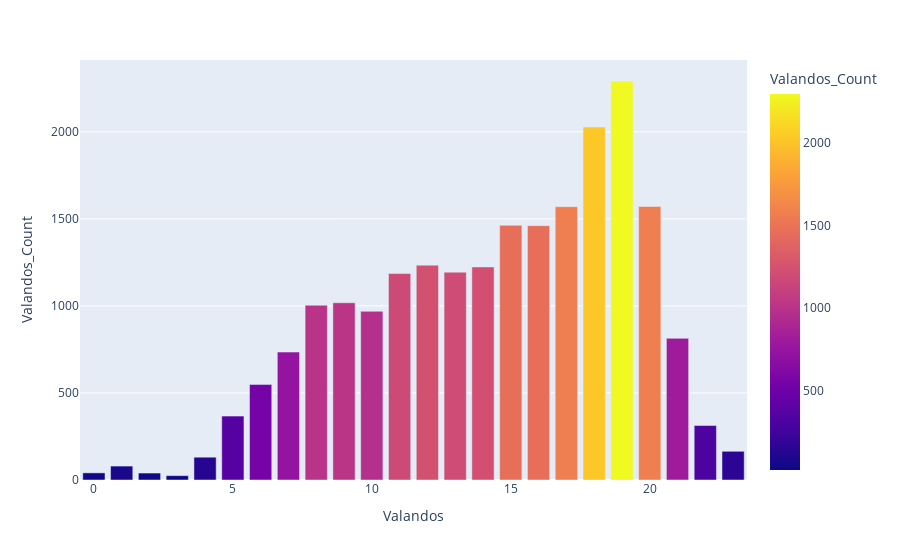

Notebook cell for this chart:
### Code cell
import plotly.express as px
import plotly.graph_objects as go
import plotly.express as px

mano_zinutes['TimeStamp'] = pd.to_datetime(mano_zinutes['TimeStamp'])
mano_zinutes['Valandos'] = mano_zinutes['TimeStamp'].dt.hour




# fig = px.bar(mano_zinutes, x="Metai")

# # Show the plot
# fig.show()
sugrupuoti_metai=mano_zinutes.groupby('Valandos').size().reset_index(name='Valandos_Count')
# grouped = df.groupby('metai')['eklementas'].apply(list).reset_index()


fig = px.bar(sugrupuoti_metai, x="Valandos", y='Valandos_Count', color="Valandos_Count")

# Show the plot
fig.show()
print(sugrupuoti_metai)

### Figure 1 — Plotly figure (JSON) as saved in the notebook; plotly's stock layout.template omitted (floating-point values rounded to 4 significant figures)
{"data": [{"alignmentgroup": "True", "hovertemplate": "Valandos=%{x}<br>Valandos_Count=%{marker.color}<extra></extra>", "legendgroup": "", "marker": {"color": [41, 80, 40, 25, 131, 367, 549, 735, 1004, 1018, 969, 1186, 1234, 1194, 1224, 1463, 1461, 1570, 2028, 2292, 1571, 814, 313, 165], "coloraxis": "coloraxis", "pattern": {"shape": ""}}, "name": "", "offsetgroup": "", "orientation": "v", "showlegend": false, "textposition": "auto", "type": "bar", "x": [0, 1, 2, 3, 4, 5, 6, 7, 8, 9, 10, 11, 12, 13, 14, 15, 16, 17, 18, 19, 20, 21, 22, 23], "xaxis": "x", "y": [41, 80, 40, 25, 131, 367, 549, 735, 1004, 1018, 969, 1186, 1234, 1194, 1224, 1463, 1461, 1570, 2028, 2292, 1571, 814, 313, 165], "yaxis": "y"}], "layout": {"barmode": "relative", "coloraxis": {"colorbar": {"title": {"text": "Valandos_Count"}}, "colorscale": [[0, "#0d0887"], [0.1111, "#46039f"], [0.2222, "#7201a8"], [0.3333, "#9c179e"], [0.4444, "#bd3786"], [0.5556, "#d8576b"], [0.6667, "#ed7953"], [0.7778, "#fb9f3a"], [0.8889, "#fdca26"], [1, "#f0f921"]]}, "legend": {"tracegroupgap": 0}, "margin": {"t": 60}, "xaxis": {"anchor": "y", "domain": [0, 1], "title": {"text": "Valandos"}}, "yaxis": {"anchor": "x", "domain": [0, 1], "title": {"text": "Valandos_Count"}}}}
